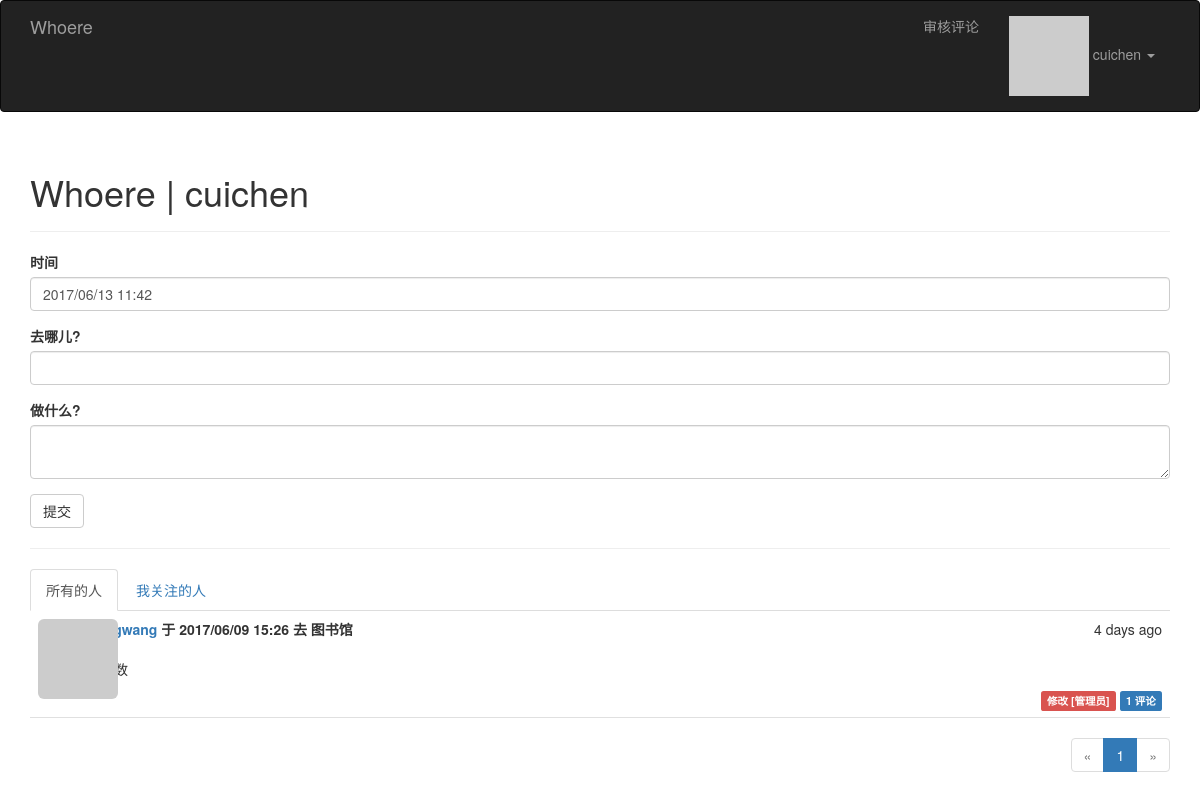
The page / (signed in) on the database its author committed.
### app/models.py (models this page shows, shortened)
class User(UserMixin, db.Model):
    __tablename__ = 'users'
    id = db.Column(db.Integer, primary_key=True)
    email = db.Column(db.String(64), unique=True, index=True)
    username = db.Column(db.String(64), unique=True, index=True)
    role_id = db.Column(db.Integer, db.ForeignKey('roles.id'))
    password_hash = db.Column(db.String(128))
    confirmed = db.Column(db.Boolean, default=False)
    name = db.Column(db.String(64))
    location = db.Column(db.String(64))
    about_me = db.Column(db.Text())
    member_since = db.Column(db.DateTime(), default=datetime.utcnow)
    last_seen = db.Column(db.DateTime(), default=datetime.utcnow)
    avatar_hash = db.Column(db.String(32))
    posts = db.relationship('Post', backref='author', lazy='dynamic')
    followed = db.relationship('Follow',
                               foreign_keys=[Follow.follower_id],
                               backref=db.backref('follower', lazy='joined'),
                               lazy='dynamic',
                               cascade='all, delete-orphan')
    followers = db.relationship('Follow',
                                foreign_keys=[Follow.followed_id],
                                backref=db.backref('followed', lazy='joined'),
                                lazy='dynamic',
                                cascade='all, delete-orphan')
    comments = db.relationship('Comment', backref='author', lazy='dynamic')
    @property
    def password(self):
        raise AttributeError('password is not a readable attribute')
    def can(self, permissions):
        return self.role is not None and \
            (self.role.permissions & permissions) == permissions
    def is_administrator(self):
        return self.can(Permission.ADMINISTER)
    def ping(self):
        self.last_seen = datetime.utcnow()
        db.session.add(self)
    def gravatar(self, size=100, default='identicon', rating='g'):
        if request.is_secure:
            url = 'https://secure.gravatar.com/avatar'
        else:
            url = 'http://www.gravatar.com/avatar'
        hash = self.avatar_hash or hashlib.md5(
            self.email.encode('utf-8')).hexdigest()
        return '{url}/{hash}?s={size}&d={default}&r={rating}'.format(
            url=url, hash=hash, size=size, default=default, rating=rating)

class Post(db.Model):
    __tablename__ = 'posts'
    id = db.Column(db.Integer, primary_key=True)
    body = db.Column(db.Text)
    body_html = db.Column(db.Text)
    timestamp = db.Column(db.DateTime, index=True, default=datetime.utcnow)
    author_id = db.Column(db.Integer, db.ForeignKey('users.id'))
    date = db.Column(db.DateTime)
    location = db.Column(db.Text)
    comments = db.relationship('Comment', backref='post', lazy='dynamic')

### app/main/views.py (the view, shortened to what this page needs)
@main.route('/', methods=['GET', 'POST'])
def index():
    form = PostForm()
    form.date.data = datetime.utcnow()
    page = request.args.get('page', 1, type=int)
    show_followed = False
    if current_user.is_authenticated:
        show_followed = bool(request.cookies.get('show_followed', ''))
    if show_followed:
        query = current_user.followed_posts
    else:
        query = Post.query
    pagination = query.order_by(Post.timestamp.desc()).paginate(
        page, per_page=current_app.config['WHOERE_POSTS_PER_PAGE'],
        error_out=False)
    posts = pagination.items
    return render_template('index.html', form=form, posts=posts,
                           show_followed=show_followed, pagination=pagination)

### app/main/forms.py
class PostForm(FlaskForm):
    date = DateTimeField(u'时间', format='%Y/%m/%d %H:%M')
    location = StringField(u'去哪儿?', validators=[Required()])
    body = PageDownField(u"做什么?", validators=[Required()])
    submit = SubmitField(u'提交')

### app/auth/views.py (called while the page is built)
@auth.before_app_request
def before_request():
    if current_user.is_authenticated:
        current_user.ping()
        if not current_user.confirmed \
                and request.endpoint \
                and request.endpoint[:5] != 'auth.' \
                and request.endpoint != 'static':
            return redirect(url_for('auth.unconfirmed'))

### app/main/__init__.py (called while the page is built)
@main.app_context_processor
def inject_permissions():
    return dict(Permission=Permission)

### app/main/views.py (called while the page is built)
@main.after_app_request
def after_request(response):
    for query in get_debug_queries():
        if query.duration >= current_app.config['WHOERE_SLOW_DB_QUERY_TIME']:
            current_app.logger.warning(
                'Slow query: %s\nParameters: %s\nDuration: %fs\nContext: %s\n'
                % (query.statement, query.parameters, query.duration,
                   query.context))
    return response

### app/models.py (called while the page is built)
@login_manager.user_loader
def load_user(user_id):
    return User.query.get(int(user_id))

### app/templates/index.html (shortened to what this page needs)
{% extends "base.html" %}
{% import "bootstrap/wtf.html" as wtf %}
{% import "_macros.html" as macros %}
{% block page_content %}
<div class="page-header">
    <h1>Whoere | {% if current_user.is_authenticated %}{{ current_user.username }}{% else %}Anonymous{% endif %}</h1>
</div>
<div>
    {% if current_user.can(Permission.WRITE_ARTICLES) %}
    {{ wtf.quick_form(form) }}
    <hr>
    {% endif %}
</div>
<div class="post-tabs">
    <ul class="nav nav-tabs">
        <li{% if not show_followed %} class="active"{% endif %}><a href="{{ url_for('.show_all') }}">所有的人</a></li>
        {% if current_user.is_authenticated %}
        <li{% if show_followed %} class="active"{% endif %}><a href="{{ url_for('.show_followed') }}">我关注的人</a></li>
        {% endif %}
    </ul>
    {% include '_posts.html' %}
</div>
{% if pagination %}
<div class="pagination">
    {{ macros.pagination_widget(pagination, '.index') }}
</div>
{% endif %}
{% endblock %}

### app/templates/base.html (shortened to what this page needs)
{% extends "bootstrap/base.html" %}
{% block head %}
{{ super() }}
<link rel="stylesheet" type="text/css" href="{{ url_for('static', filename='styles.css') }}">
{% endblock %}
{% block navbar %}
<div class="navbar navbar-inverse" role="navigation">
    <div class="container">
        <div class="navbar-header">
            <a class="navbar-brand" href="{{ url_for('main.index') }}"> Whoere </a>
        </div>
        <div class="navbar-collapse collapse">
            <ul class="nav navbar-nav navbar-right">
                {% if current_user.can(Permission.MODERATE_COMMENTS) %}
                <li><a href="{{ url_for('main.moderate') }}">审核评论</a></li>
                {% endif %}
                {% if current_user.is_authenticated %}
                <li class="dropdown">
                    <a href="#" class="dropdown-toggle" data-toggle="dropdown">
                        <img src="{{ current_user.gravatar(size=18) }}">
                        {{current_user.username}} <b class="caret"></b>
                    </a>
                </li>
                {% else %}
                <li><a href="{{ url_for('auth.login') }}">登录</a></li>
                {% endif %}
            </ul>
        </div>
    </div>
</div>
{% endblock %}
{% block content %}
<div class="container">
    {% block page_content %}{% endblock %}
</div>
{% endblock %}

### app/templates/_posts.html (shortened to what this page needs)
<ul class="posts">
    {% for post in posts %}
    <li class="post">
        <div class="post-thumbnail">
            <a href="{{ url_for('.user', username=post.author.username) }}">
                <img class="img-rounded profile-thumbnail" src="{{ post.author.gravatar(size=40) }}">
            </a>
        </div>
        <div class="post-content">
            <div class="post-date">{{ moment(post.timestamp).fromNow() }}</div>
            <div class="post-author"><a href="{{ url_for('.user', username=post.author.username) }}">{{ post.author.username }}</a> 于 <b>{{ post.date.strftime("%Y/%m/%d %H:%M") }}</b> 去 <b>{{ post.location }}</b></div>
            <div class="post-body">
                {% if post.body_html %}
                    {{ post.body_html | safe }}
                {% else %}
                    {{ post.body }}
                {% endif %}
            </div>
            <div class="post-footer">
                {% if current_user == post.author %}
                <a href="{{ url_for('.edit', id=post.id) }}">
                    <span class="label label-primary">修改</span>
                </a>
                {% elif current_user.is_administrator() %}
                <a href="{{ url_for('.edit', id=post.id) }}">
                    <span class="label label-danger">修改 [管理员]</span>
                </a>
                {% endif %}
                <a href="{{ url_for('.post', id=post.id) }}#comments">
                    <span class="label label-primary">{{ post.comments.count() }} 评论</span>
                </a>
            </div>
        </div>
    </li>
    {% endfor %}
</ul>

### app/static/styles.css (style rules this page uses)
.profile-thumbnail { position: absolute; }
div.post-tabs { margin-top: 16px; }
ul.posts { list-style-type: none; padding: 0px; margin: 16px 0px 0px 0px; border-top: 1px solid #e0e0e0; }
div.post-tabs ul.posts { margin: 0px; border-top: none; }
ul.posts li.post { padding: 8px; border-bottom: 1px solid #e0e0e0; }
div.post-date { float: right; }
div.post-author { font-weight: bold; }
div.post-thumbnail { position: absolute; }
div.post-content { margin-left: 48px; min-height: 48px; }
div.post-footer { text-align: right; }
div.pagination { width: 100%; text-align: right; padding: 0px; margin: 0px; }

### rows shown on the page
User: username "cuichen"
Post: timestamp "4 days ago", author.username "wangwang", date "2017/06/09 15:26", location "图书馆", comments.count "1"

### other values the page prints
{{ p }} "1"
